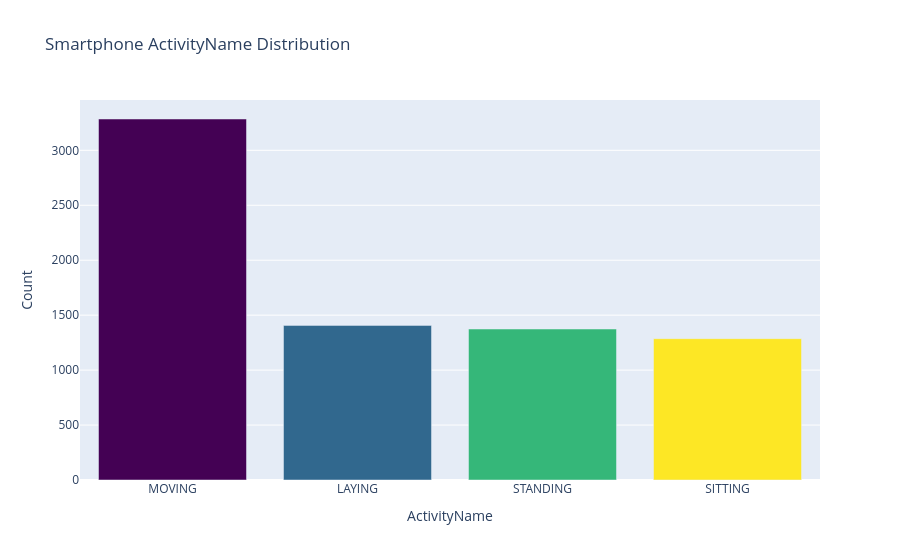

The cell this chart's notebook holds for it:
### Markdown cell above
## **How Are The ActivityName Distributed?**

### Code cell
import plotly
import plotly.graph_objects as go
from plotly.offline import download_plotlyjs, init_notebook_mode, plot, iplot


# Plotting data
label_counts = train['ActivityName'].value_counts()

# Get colors
n = label_counts.shape[0]
colormap = plt.get_cmap('viridis')
colors = [mlt.colors.to_hex(colormap(col)) for col in np.arange(0, 1.01, 1/(n-1))]

# Create plot
data = go.Bar(x = label_counts.index,
              y = label_counts,
              marker = dict(color = colors))

layout = go.Layout(title = 'Smartphone ActivityName Distribution',
                   xaxis = dict(title = 'ActivityName'),
                   yaxis = dict(title = 'Count'))

fig = go.Figure(data=[data], layout=layout)
fig.show()
#iplot(fig)

### Figure 1 — Plotly figure (JSON) as saved in the notebook; plotly's stock layout.template omitted (floating-point values rounded to 4 significant figures)
{"data": [{"marker": {"color": ["#440154", "#31688e", "#35b779", "#fde725"]}, "type": "bar", "x": ["MOVING", "LAYING", "STANDING", "SITTING"], "y": [3285, 1407, 1374, 1286]}], "layout": {"title": {"text": "Smartphone ActivityName Distribution"}, "xaxis": {"title": {"text": "ActivityName"}}, "yaxis": {"title": {"text": "Count"}}}}
